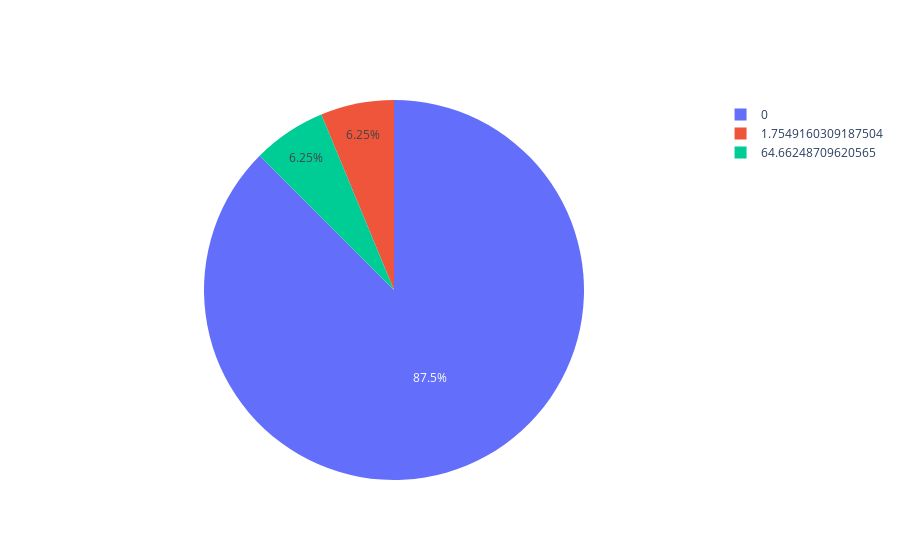

Notebook code for this chart:
### Code cell
### float columns
loan_data_type_float_group = loan_data_type_float.groupby("Null_Percentage").count().reset_index()
plot_pie_chart(loan_data_type_float_group,"Null_Percentage","Null_Count")
loan_data_type_float

### Figure 1 — Plotly figure (JSON) as saved in the notebook; plotly's stock layout.template omitted (floating-point values rounded to 4 significant figures)
{"data": [{"labels": [0, 1.755, 64.66], "type": "pie", "values": [14, 1, 1]}], "layout": {}}
